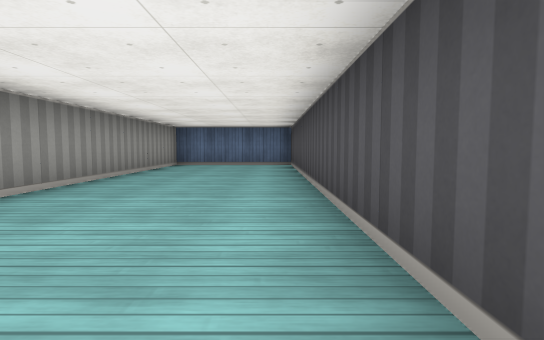
[1] (above)

23 first-person views from a walk through a cub3D maze. The camera is about half as high as the walls, tilts 4° down and sees 80° across. The floor is counted in squares. Each view is taken from the middle of a square. On the plan, view 1 faces up. The plan holds only what a view shows up to about 9 squares ahead; the rest is blank.

[2]
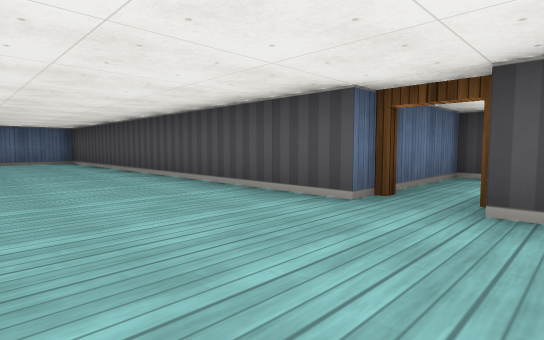

[3]
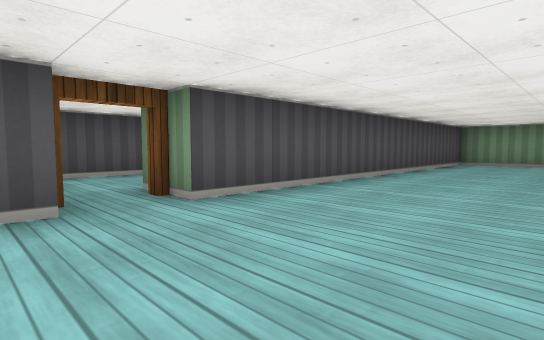

[4]
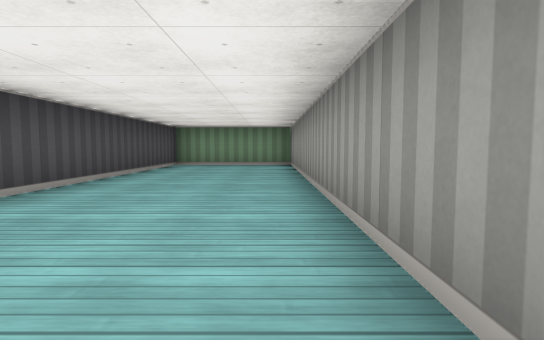

[5]
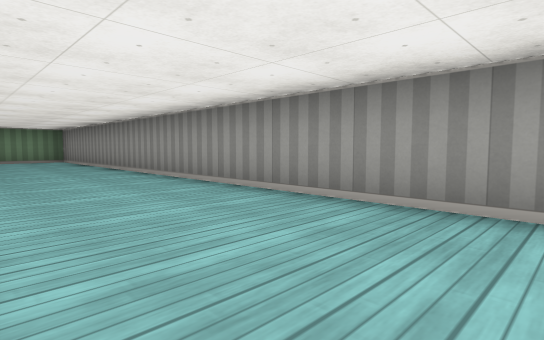

[6]
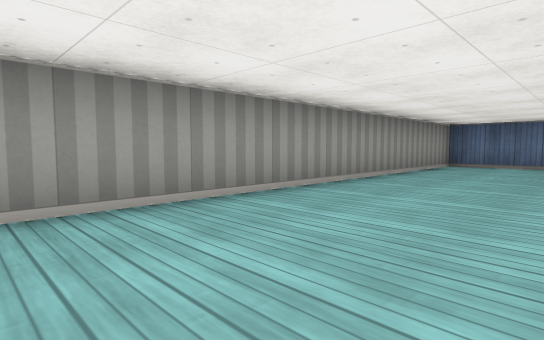

[7]
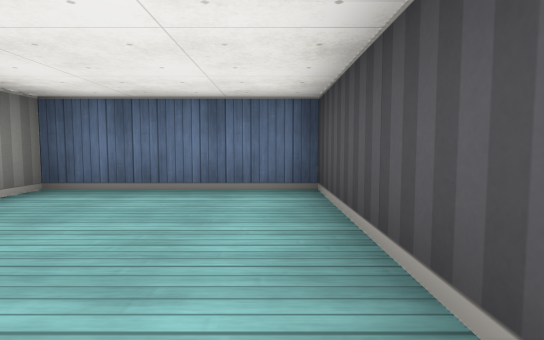

[8]
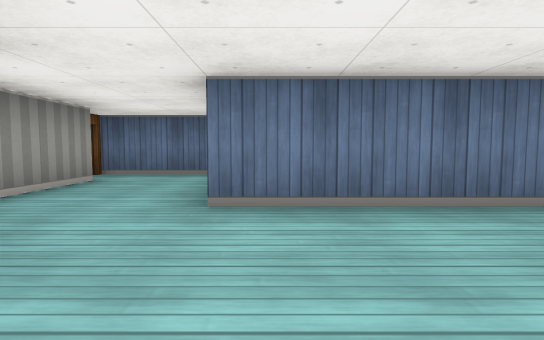

[9]
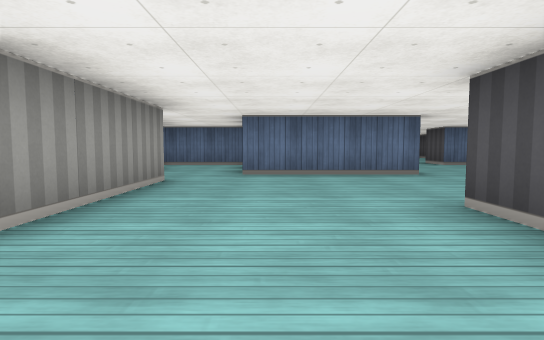

[10]
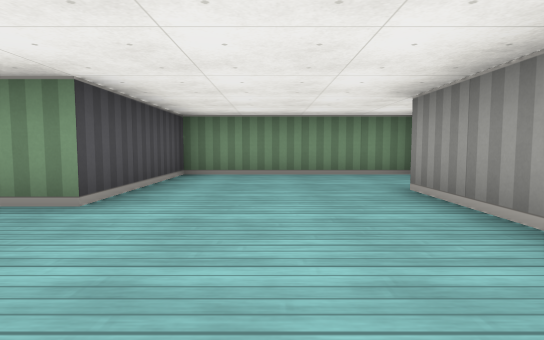

[11]
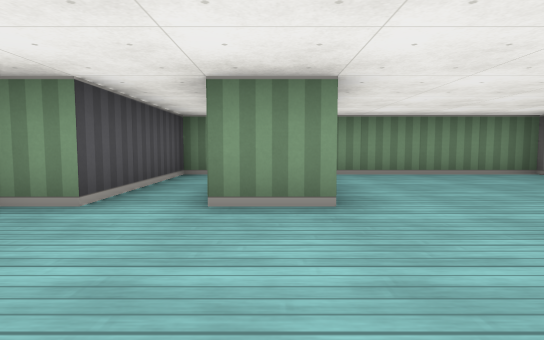

[12]
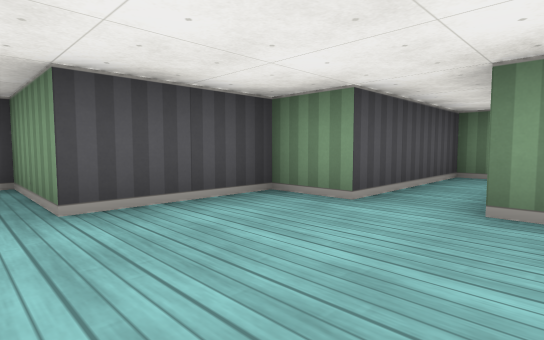

[13]
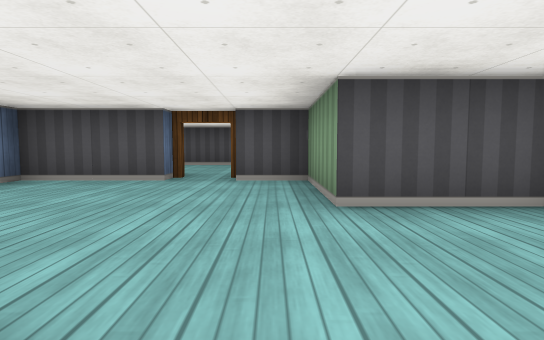

[14]
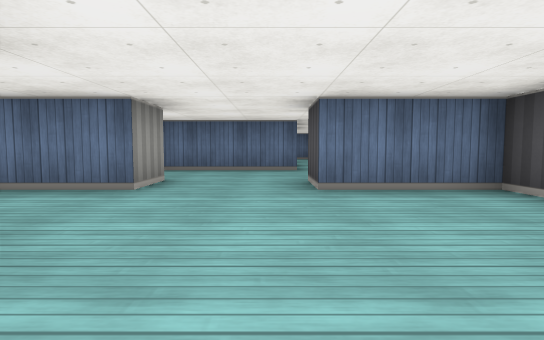

[15]
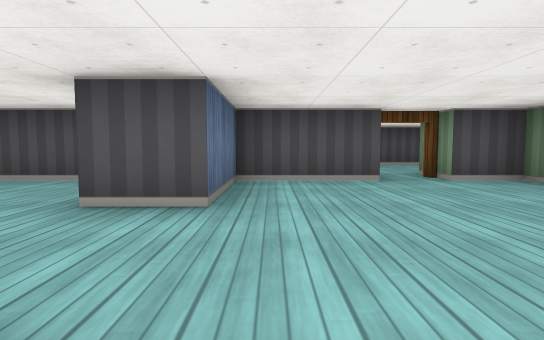

[16]
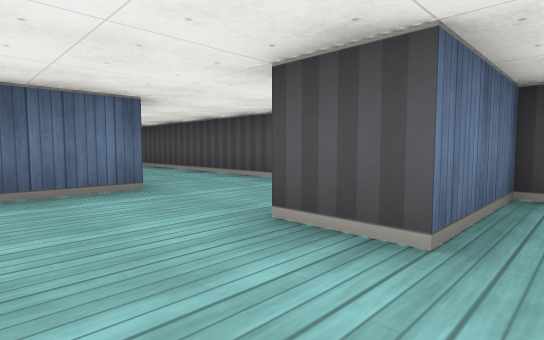

[17]
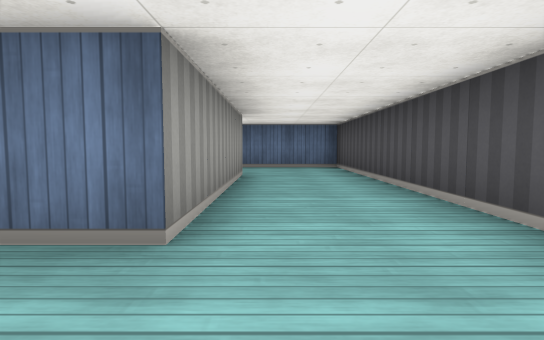

[18]
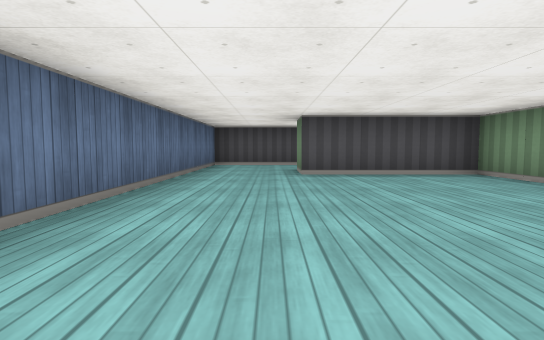

[19]
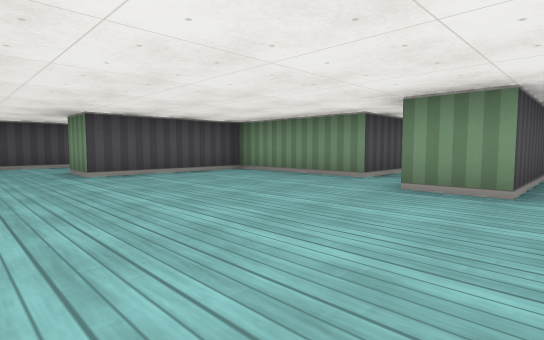

[20]
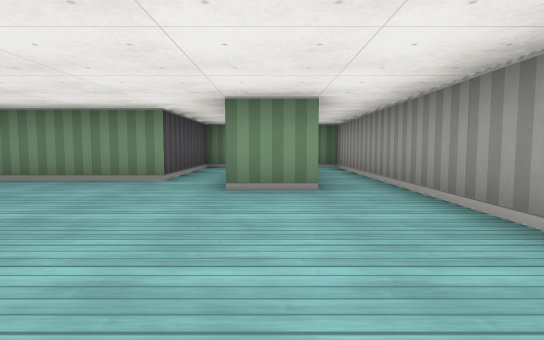

[21]
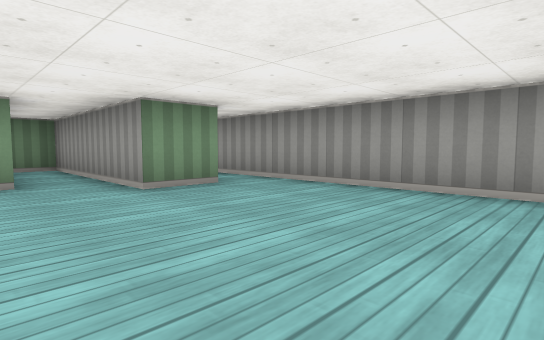

[22]
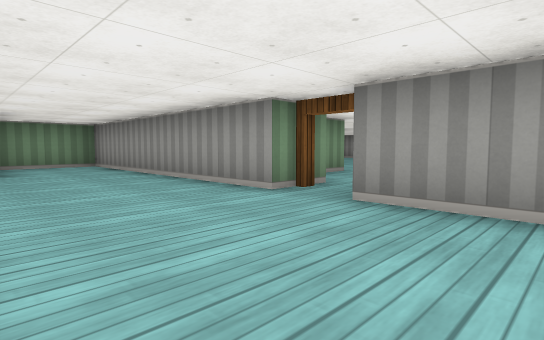

[23]
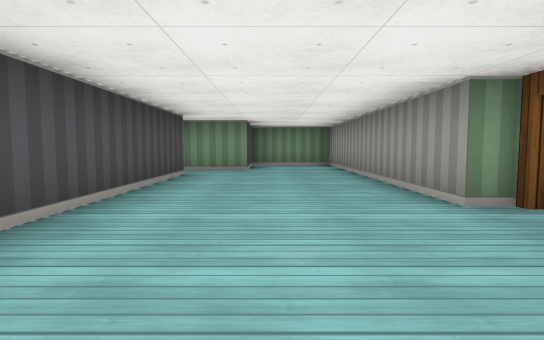

### Floor plan
Ten units are one square. View 1 is at (0, 0); x grows to the right and y downward. Boxes are objects, and circles mark ways between rooms. Rooms are numbered by the first view taken in them; rooms with no view inside come last. Other rooms are left out.
<svg viewBox="-30 -90 185 190">
<path fill="none" stroke="#000" d="M5 5 5 -85 -25 -85 -25 95 5 95 5 15M25 45 25 75M66 35 35 35M35 24 35 5 5 5M70 95 75 95 75 65 85 65 85 45 95 45M14 95 55 95 55 65 65 65M15 15 15 31M105 25 105 5 85 5 85 -5M65 -5 65 5 50 5M95 45 105 45 105 35M85 -65 85 -25 58 -25M105 -16 105 -85 85 -85M25 -22 25 -45 35 -45 35 -5 45 -5 45 -35 75 -35 75 -65 85 -65M15 -78 15 -5 20 -5M85 -85 38 -85M115 35 115 95 135 95 135 75 149 75M145 65 145 16M115 11 115 25"/>
<circle cx="10" cy="10" r="3" fill="#2a7"/>
<circle cx="80" cy="40" r="3" fill="#2a7"/>
<circle cx="75" cy="0" r="3" fill="#2a7"/>
<circle cx="110" cy="30" r="3" fill="#2a7"/>
<circle cx="80" cy="-75" r="3" fill="#2a7"/>
<text x="-10" y="0">1</text>
<text x="50" y="60">2</text>
<text x="80" y="20">3</text>
<text x="90" y="-40">4</text>
<text x="40" y="-50">5</text>
<text x="130" y="50">6</text>
</svg>
Room 1 opens to room 2. Room 2 opens to room 3. Room 3 opens to room 4. Room 3 opens to room 6. Room 4 opens to room 5.

Where each view was taken, in squares from view 1:
view 1: 0 up, 0 right, facing up
view 2: 2 down, 2 left, facing up-right
view 3: 0 up, 2 left, facing down-right
view 4: 1 down, 2 left, facing down
view 5: 2 up, 0 right, facing down-left
view 6: 0 up, 0 right, facing up-left
view 7: 5 up, 0 right, facing up
view 8: 6 down, 4 right, facing up
view 9: 9 down, 4 right, facing up
view 10: 4 down, 4 right, facing down
view 11: 4 down, 6 right, facing down
view 12: 4 down, 6 right, facing down-right
view 13: 4 down, 6 right, facing right
view 14: 4 down, 8 right, facing up
view 15: 1 down, 6 right, facing right
view 16: 1 down, 7 right, facing up-right
view 17: 1 up, 9 right, facing up
view 18: 7 up, 2 right, facing right
view 19: 8 up, 2 right, facing down-right
view 20: 8 up, 3 right, facing down
view 21: 8 up, 5 right, facing down-left
view 22: 1 down, 14 right, facing down-left
view 23: 1 down, 13 right, facing down
